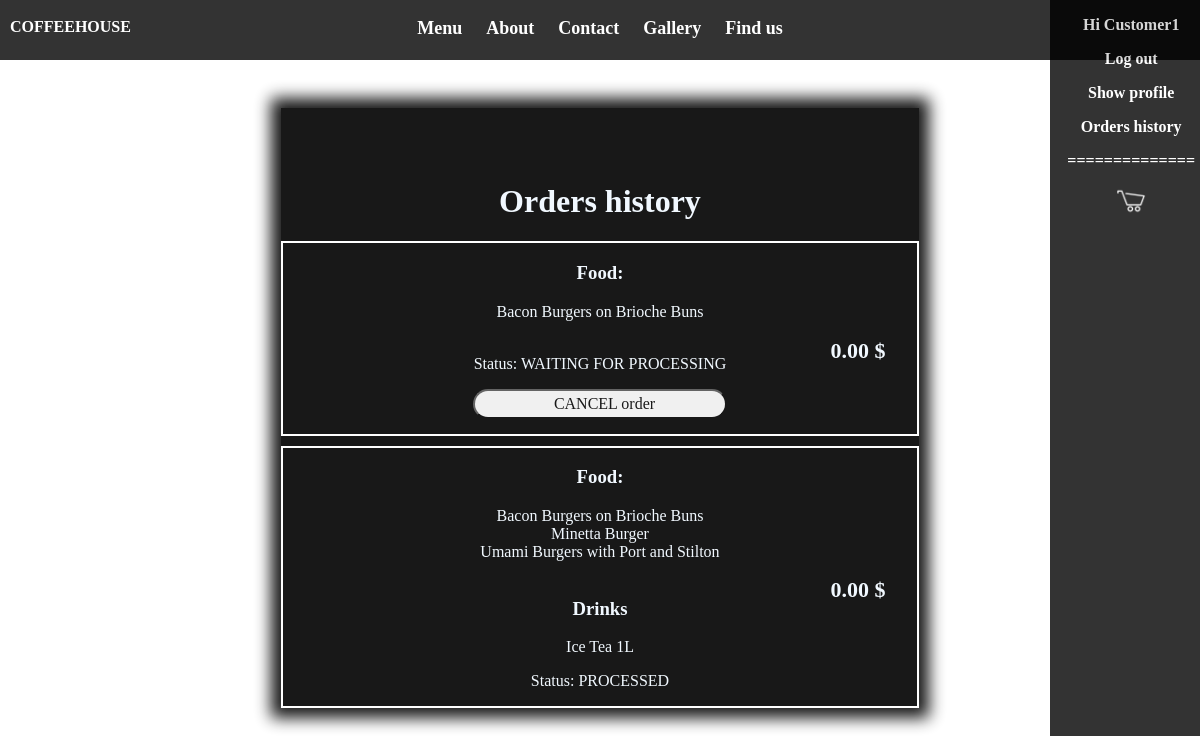
The page /orders/orders_history (signed in) on the database as committed earlier.
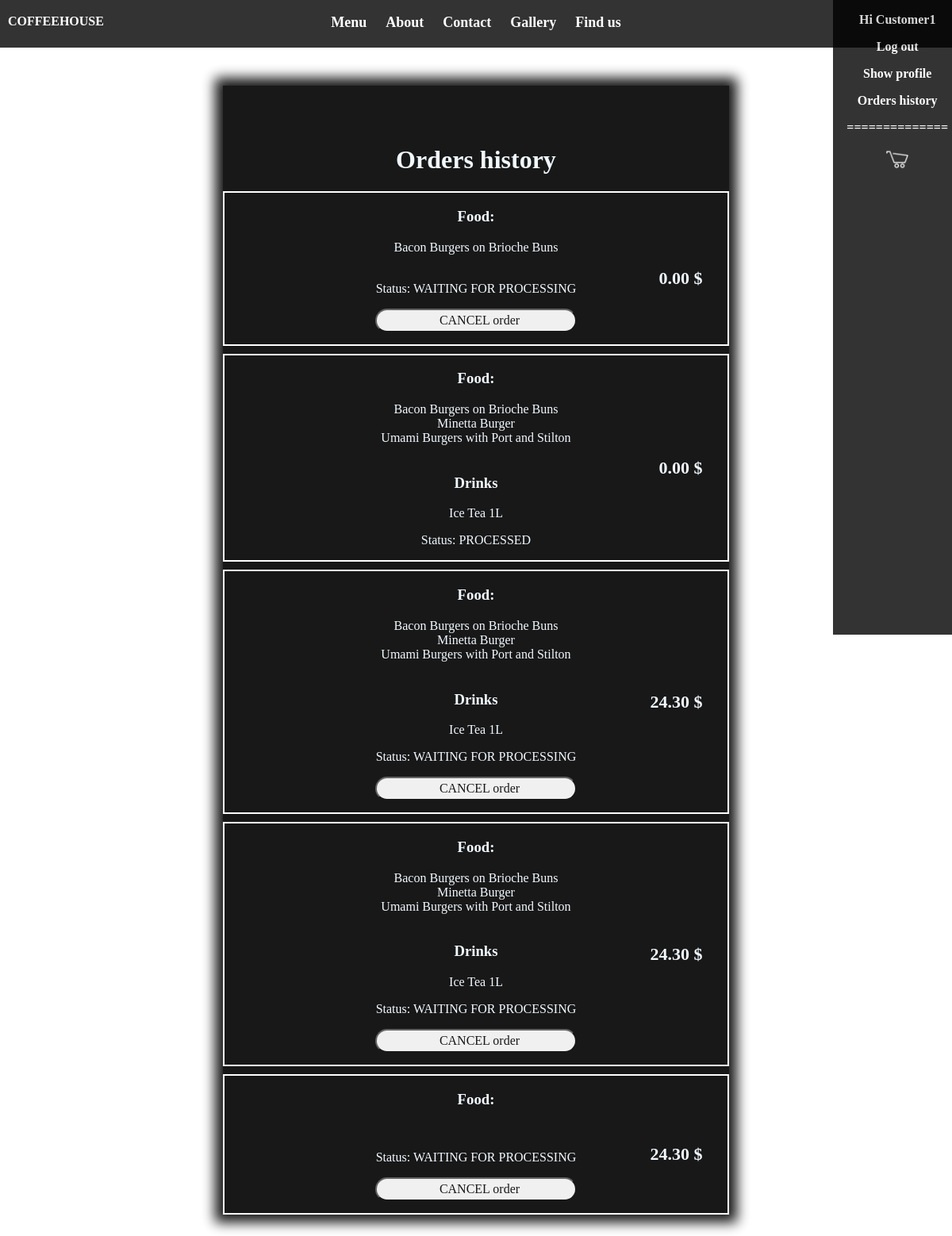
The same page on the database as committed later.
### coffehouse/users/models.py (models this page shows, shortened)
class BaseUser(AbstractUser):
    is_owner = models.BooleanField(default=False)
    is_service = models.BooleanField(default=False)
    is_customer = models.BooleanField(default=False)

### coffehouse/orders/models.py (models this page shows, shortened)
class Order(models.Model):
    user = models.ForeignKey(Customer, related_name='client', on_delete=models.CASCADE, null=True)
    food = models.ManyToManyField(Food, related_name='foods')
    drink = models.ManyToManyField(Drink, related_name='drinks', default=None)
    created_at = models.DateField(auto_now_add=True)
    processed = models.BooleanField(default=False)
    processed_by = models.ForeignKey(Service, related_name='processed_by', on_delete=models.CASCADE, null=True)
    note = models.CharField(max_length=255, null=True)
    total_price = models.DecimalField(default=0.0, max_length=4, max_digits=6, decimal_places=2)

class Food(models.Model):
    name = models.CharField(max_length=50)
    number_in_menu = models.IntegerField(default=-1)
    price = models.DecimalField(max_length=4, max_digits=6, decimal_places=2)
    week_day = models.IntegerField(default=-1)
    img_url = models.CharField(max_length=1000, default=" ")
    description = models.CharField(max_length=1000, default="")
    note = models.CharField(max_length=255, null=True)

class Drink(models.Model):
    name = models.CharField(max_length=50)
    price = models.DecimalField(max_length=4, max_digits=6, decimal_places=2)
    description = models.CharField(max_length=1000, default="")
    note = models.CharField(max_length=255, null=True)

### coffehouse/orders/views.py (the view)
@login_required(login_url='/users/login')
def orders_history(request):
    user = request.user
    customer = Customer.objects.get(user=user)
    customer_orders = Order.objects.filter(user=customer)
    return render(request, 'orders/orders_history.html', {'orders': customer_orders})

### coffehouse/templates/orders/orders_history.html (shortened to what this page needs)
{% extends 'base.html' %}
{% block extra_head %}
    {% load staticfiles %}
    <link rel="stylesheet" type="text/css" href="{% static "css/orders/orders_history_style.css" %}">
{% endblock extra_head %}
{% block content %}
    <div class="content">
        <H1>Orders history</H1>
        {% for order in orders %}
            <div class="old_order">
                <h3>Food:</h3>
                {% for food in order.food.all %}
                    {{ food.name }}
                    <br>
                {% endfor %}
                {% if order.drink.all.count > 0 %}
                    <br>
                    <h3>Drinks</h3>
                    {% for drink in order.drink.all %}
                        {{ drink.name }}
                    {% endfor %}
                {% endif %}
                <br>
                {% if order.processed %}
                    <p>Status: PROCESSED </p>
                {% else %}
                    <p>Status: WAITING FOR PROCESSING </p>
                    <input type="submit" class="btn-link" name="proceed" value="CANCEL order"
                           onclick="cancelOrder(this, {{ order.pk }});">
                {% endif %}
                <div class="price"> {{ order.total_price }} $</div>
            </div>
        {% endfor %}
    </div>
{% endblock content %}

### coffehouse/templates/base.html (shortened to what this page needs)
{% load static %}
<!DOCTYPE html>
<html lang="en">
<head>
    <link rel="stylesheet" type="text/css" href="{% static "css/base_style.css" %}">
    {% block extra_head %} {% endblock extra_head %}
</head>
<body>
    <div class="menu">
        <ul>
            <li>
                <p> <a href="{% url 'menu:index' %}"> Menu </a></p>
            </li>
            <li> <p>About</p> </li>
            <li> <p>Contact</p> </li>
            <li> <p>Gallery</p> </li>
            <li>
                <p> <a href="{% url 'about:find_us' %}">Find us </a></p>
            </li>
        </ul>
    </div>
    <div class="right_panel">
        <div class="login">
            {% if user.is_authenticated %}
                <p>Hi {{ user.username }}
                <p><a href="{% url 'users:logout' %}">Log out</a></p>
                {% if user.is_customer %}
                    <p><a href="{% url 'users:show_profile' %}"> Show profile</a></p>
                    <p><a href="{% url 'orders:orders_history' %}"> Orders history  </a></p>
                {% endif %}
            {% else %}
                <p> <a href="{% url 'users:login' %}"> LOG IN </a></p>
                <p> <a href="{% url 'users:test_register' %}"> REGISTER </a></p>
            {% endif %}
        <p>==============</p>
            {% if user.is_customer %}
                <a href="{% url "orders:show_chart" %}"> <img src="{% static "images/cart.png" %}" class="shop_cart"/> </a>
            {% endif %}
        </div>
    </div>
    <div class="brand_name">
        <p> <a href="{% url 'home:homepage' %}"> COFFEEHOUSE </a></p>
    </div>
    {% block content %}
    {% endblock content%}
</body>
</html>

### static/css/base_style.css (style rules this page uses)
body { background: url("../images/after-business-hours-architecture-bar-34650.jpg") no-repeat; background-size: cover; -webkit-background-size: cover; -moz-background-size: cover; -o-background-size: cover; padding: 5%; text-align: center; }
html * { font-family: Anson, serif; }
.menu { position: fixed; left: 0; top: 0; width: 100%; background-color: black; color: white; font-weight: bold; text-align: center; opacity: 0.8; filter: alpha(opacity=80); height: 60px; }
.menu a:link { color: white; font-weight: bold; text-align: center; font-family: Anson, serif; text-decoration: none; }
.menu ul { list-style-type: none; margin: 0; padding: 0; color: white; }
.menu li { display: inline-table; cursor: pointer; font-family: Anson, serif; padding-left: 10px; padding-right: 10px; font-size: 18px; }
.brand_name { position: absolute; top: 2px; left: 10px; }
.brand_name p { color: white; cursor: pointer; font-weight: bold; font-family: Anson, serif; }
.brand_name a:link { color: white; font-weight: bold; text-align: center; font-family: Anson, serif; text-decoration: none; }
.login { position: absolute; top: 0; right: 5px; }
.login p { color: white; cursor: pointer; font-weight: bold; font-family: Anson, serif; }
.login a:link { color: white; font-weight: bold; text-align: center; font-family: Anson, serif; text-decoration: none; }
.content { color: aliceblue; display: block; background: black; padding-top: 5%; margin-left: auto; margin-right: auto; width: 60%; margin-top: 40px; opacity: 0.90; filter: alpha(opacity=90); box-shadow: 0 0 15px 10px black; }
.content input { margin-left: 30px; margin-right: 30px; width: 40%; height: 30px; border-radius: 15px; font-size: 16px; padding-left: 15px; margin-bottom: 15px; }
.right_panel { position: fixed; top: 0; right: 0; height: 100vh; width: 150px; background: black; opacity: 0.80; }
.shop_cart { filter: invert(100%); width: 30px; }
a:link { color: white; font-weight: bold; text-align: center; font-family: Anson, serif; text-decoration: none; }

### static/css/orders/orders_history_style.css (style rules this page uses)
.old_order { position: relative; border: solid 2px white; margin-top: 10px; }
.price { position: absolute; top: 50%; right: 5%; font-weight: bold; font-size: 22px; }

Rows that differ between the two databases and show on the page:
added Order: total_price "24.30", Food (name "Bacon Burgers on Brioche Buns"), Food (name "Minetta Burger"), Food (name "Umami Burgers with Port and Stilton"), Drink (name "Ice Tea 1L")
added Order: total_price "24.30", Food (name "Bacon Burgers on Brioche Buns"), Food (name "Minetta Burger"), Food (name "Umami Burgers with Port and Stilton"), Drink (name "Ice Tea 1L")
added Order: total_price "24.30"
